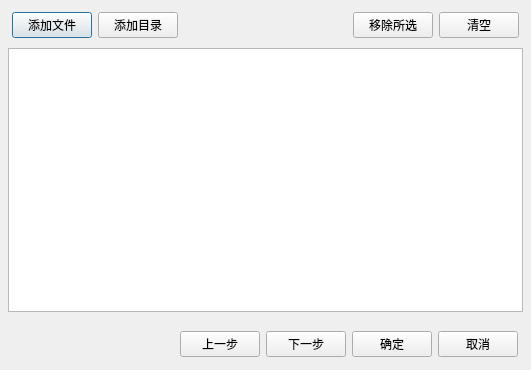
<?xml version="1.0" encoding="UTF-8"?>
<ui version="4.0">
 <class>Dialog</class>
 <widget class="QDialog" name="Dialog">
  <property name="geometry">
   <rect>
    <x>0</x>
    <y>0</y>
    <width>531</width>
    <height>370</height>
   </rect>
  </property>
  <property name="windowTitle">
   <string>导入图片</string>
  </property>
  <layout class="QVBoxLayout" name="verticalLayout">
   <property name="leftMargin">
    <number>4</number>
   </property>
   <property name="topMargin">
    <number>4</number>
   </property>
   <property name="rightMargin">
    <number>4</number>
   </property>
   <property name="bottomMargin">
    <number>4</number>
   </property>
   <item>
    <widget class="QStackedWidget" name="stackedWidget">
     <property name="currentIndex">
      <number>0</number>
     </property>
     <widget class="QWidget" name="page">
      <layout class="QVBoxLayout" name="verticalLayout_3">
       <property name="leftMargin">
        <number>4</number>
       </property>
       <property name="topMargin">
        <number>4</number>
       </property>
       <property name="rightMargin">
        <number>4</number>
       </property>
       <property name="bottomMargin">
        <number>4</number>
       </property>
       <item>
        <widget class="QWidget" name="widget_2" native="true">
         <layout class="QHBoxLayout" name="horizontalLayout">
          <property name="leftMargin">
           <number>4</number>
          </property>
          <property name="topMargin">
           <number>4</number>
          </property>
          <property name="rightMargin">
           <number>4</number>
          </property>
          <property name="bottomMargin">
           <number>4</number>
          </property>
          <item>
           <widget class="QPushButton" name="pushButtonAddFiles">
            <property name="text">
             <string>添加文件</string>
            </property>
           </widget>
          </item>
          <item>
           <widget class="QPushButton" name="pushButtonAddDirs">
            <property name="text">
             <string>添加目录</string>
            </property>
           </widget>
          </item>
          <item>
           <spacer name="horizontalSpacer_2">
            <property name="orientation">
             <enum>Qt::Orientation::Horizontal</enum>
            </property>
            <property name="sizeHint" stdset="0">
             <size>
              <width>40</width>
              <height>20</height>
             </size>
            </property>
           </spacer>
          </item>
          <item>
           <widget class="QPushButton" name="pushButtonRemoveSelected">
            <property name="text">
             <string>移除所选</string>
            </property>
           </widget>
          </item>
          <item>
           <widget class="QPushButton" name="pushButtonClearAll">
            <property name="text">
             <string>清空</string>
            </property>
           </widget>
          </item>
         </layout>
        </widget>
       </item>
       <item>
        <widget class="PathDropListWidget" name="listWidget"/>
       </item>
      </layout>
     </widget>
     <widget class="QWidget" name="page_3">
      <layout class="QVBoxLayout" name="verticalLayout_2">
       <item>
        <widget class="QLabel" name="labelNonDuplicateFilesCount">
         <property name="text">
          <string>已选择 X 个文件。点击&quot;确定&quot;开始导入。</string>
         </property>
        </widget>
       </item>
       <item>
        <widget class="QTextEdit" name="textEditNonDuplicateFiles">
         <property name="readOnly">
          <bool>true</bool>
         </property>
        </widget>
       </item>
       <item>
        <widget class="QCheckBox" name="checkBoxDoVectorGeneration">
         <property name="text">
          <string>为图片生成特征向量（需要较多系统资源）</string>
         </property>
         <property name="checked">
          <bool>true</bool>
         </property>
        </widget>
       </item>
       <item>
        <widget class="QCheckBox" name="checkBoxDoTextExtraction">
         <property name="text">
          <string>识别图片中的文字（OCR）</string>
         </property>
         <property name="checked">
          <bool>true</bool>
         </property>
        </widget>
       </item>
      </layout>
     </widget>
    </widget>
   </item>
   <item>
    <widget class="QWidget" name="widgetButtonBox" native="true">
     <layout class="QHBoxLayout" name="horizontalLayout_2">
      <item>
       <spacer name="horizontalSpacer">
        <property name="orientation">
         <enum>Qt::Orientation::Horizontal</enum>
        </property>
        <property name="sizeHint" stdset="0">
         <size>
          <width>40</width>
          <height>20</height>
         </size>
        </property>
       </spacer>
      </item>
      <item>
       <widget class="QPushButton" name="pushButtonPrev">
        <property name="text">
         <string>上一步</string>
        </property>
       </widget>
      </item>
      <item>
       <widget class="QPushButton" name="pushButtonNext">
        <property name="text">
         <string>下一步</string>
        </property>
       </widget>
      </item>
      <item>
       <widget class="QPushButton" name="pushButtonOk">
        <property name="text">
         <string>确定</string>
        </property>
       </widget>
      </item>
      <item>
       <widget class="QPushButton" name="pushButtonCancel">
        <property name="text">
         <string>取消</string>
        </property>
       </widget>
      </item>
     </layout>
    </widget>
   </item>
  </layout>
 </widget>
 <customwidgets>
  <customwidget>
   <class>PathDropListWidget</class>
   <extends>QListWidget</extends>
   <header>ui.widgets.path_drop_list_widget</header>
  </customwidget>
 </customwidgets>
 <resources/>
 <connections/>
</ui>
